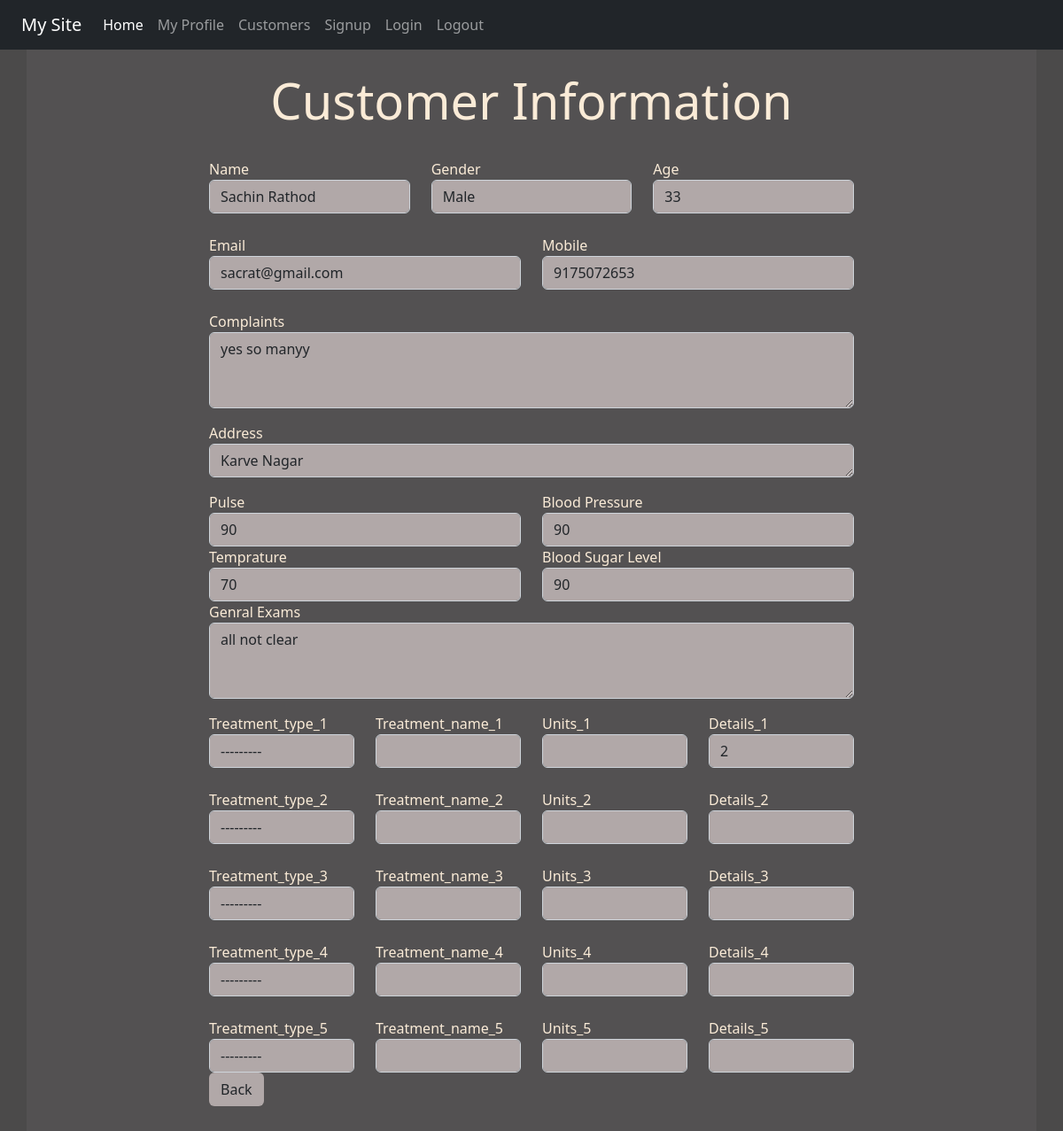
The app's page /customerall/3 (signed in) with its own data.
### reg/models.py (models this page shows, shortened)
class Customer(models.Model):
    Treatment_Choices = (
        ('Injection','Injection'),('Medicines/Capsules','Medicines/Capsules'),('Syrup' , 'Syrup'),('Tube','Tube')
        )
    GENDER_CHOICES = (
        ('M', 'Male'),
        ('F', 'Female'),
        ('T', 'Transgender')
    )
    name = models.CharField(max_length=25,null=True)
    age = models.IntegerField(null=True)
    gender = models.CharField(max_length=1, choices=GENDER_CHOICES,null=True)
    email = models.EmailField(max_length=25,null=True)
    mobile = models.IntegerField(null=True)
    address = models.CharField(max_length=100,null=True)
    city = models.CharField(max_length=10,null=True)
    complaints = models.CharField(max_length=100,null=True)
    pulse = models.CharField(max_length=10,null=True)
    blood_pressure = models.CharField(max_length=10,null=True)
    temprature = models.CharField(max_length=10,null=True)
    blood_suger_level = models.CharField(max_length=10,null=True)
    genral_exams = models.CharField(max_length=100)
    treatment_type_1 = models.CharField(max_length=100, choices=Treatment_Choices,null=True)
    treatment_name_1 = models.CharField(max_length=100,null=True)
    units_1 = models.IntegerField(null=True)
    details_1 = models.CharField(max_length=90)
    treatment_type_2 = models.CharField(max_length=100, choices=Treatment_Choices,null=True)
    treatment_name_2 = models.CharField(max_length=100,null=True)
    units_2 = models.IntegerField(null=True)
    details_2 = models.CharField(max_length=90,null=True)
    treatment_type_3 = models.CharField(max_length=100, choices=Treatment_Choices,null=True)
    treatment_name_3 = models.CharField(max_length=100,null=True)
    units_3 = models.IntegerField(null=True)
    details_3 = models.CharField(max_length=90,null=True)
    treatment_type_4 = models.CharField(max_length=100, choices=Treatment_Choices,null=True)
    treatment_name_4 = models.CharField(max_length=100,null=True)
    units_4 = models.IntegerField(null=True)
    details_4 = models.CharField(max_length=90,null=True)
    treatment_type_5 = models.CharField(max_length=100, choices=Treatment_Choices,null=True)
    treatment_name_5 = models.CharField(max_length=100,null=True)
    units_5 = models.IntegerField(null=True)
    details_5 = models.CharField(max_length=90,null=True)
    treatment_type_6 = models.CharField(max_length=100, choices=Treatment_Choices,null=True)
    treatment_name_6 = models.CharField(max_length=100,null=True)
    units_6 = models.IntegerField(null=True)
    details_6 = models.CharField(max_length=90,null=True)
    class Meta:
        ordering = ['name']

### reg/views.py (the view)
# urls.py: path('customerall/<int:id>', views.Customers_all, name='viewdata_all'),
def Customers_all(request, id):
    if request.user.is_authenticated:
        pi = Customer.objects.get(pk=id)
        fmm = CustomerReg(instance=pi)
        return render(request, 'reg/customer_all.html',{ 'formm':fmm})
    else:
        return HttpResponseRedirect('/login/')

### reg/templates/reg/customer_all.html (shortened to what this page needs)
{% extends 'reg/base.html' %}
{% block content %}
<div class="jumbotron jumbotron-fluid jumbo-color">
    <div class="container">
        <br>
        <h1 class="text-center display-4 font-weight-bold">Customer Information </h1>
         <br>
        <div class="col-sm-8 offset-2">
            <form action="" method="POST">
                <div class="row">
                    <div class="col-md-4">Name {{formm.name}}</div>
                    <div class="col-md-4">Gender{{formm.gender}}</div>
                    <div class="col-md-4">Age{{formm.age}}</div>
                </div><br>
                <div class="row">
                    <div class="col-md-6">Email{{formm.email}}</div>
                    <div class="col-md-6">Mobile{{formm.mobile}}</div>
                </div><br>
                <div>
                    <p>Complaints{{formm.complaints}}</p>
                    <p>Address {{formm.address}}</p>
                    <div class="row">
                        <div class="col-md-6">Pulse {{formm.pulse}}</div>
                        <div class="col-md-6">Blood Pressure {{formm.blood_pressure}}</div>
                    </div>
                    <div class="row">
                        <div class="col-md-6">Temprature {{formm.temprature}}</div>
                        <div class="col-md-6">Blood Sugar Level {{formm.blood_suger_level}}</div>
                    </div>
                    <p>Genral Exams {{formm.genral_exams}}</p>
                </div>
                <div class="row">
                    <div class="col-md-3">Treatment_type_1 {{formm.treatment_type_1}}</div>
                    <div class="col-md-3">Treatment_name_1 {{formm.treatment_name_1}}</div>
                    <div class="col-md-3">Units_1 {{formm.units_1}}</div>
                    <div class="col-md-3">Details_1 {{formm.details_1}}</div>
                </div>
                <br>
                <div class="row">
                    <div class="col-md-3">Treatment_type_2 {{formm.treatment_type_2}}</div>
                    <div class="col-md-3">Treatment_name_2 {{formm.treatment_name_2}}</div>
                    <div class="col-md-3">Units_2 {{formm.units_2}}</div>
                    <div class="col-md-3">Details_2 {{formm.details_2}}</div>
                </div>
                <br>
                <div class="row">
                    <div class="col-md-3">Treatment_type_3 {{formm.treatment_type_3}}</div>
                    <div class="col-md-3">Treatment_name_3 {{formm.treatment_name_3}}</div>
                    <div class="col-md-3">Units_3 {{formm.units_3}}</div>
                    <div class="col-md-3">Details_3 {{formm.details_3}}</div>
                </div>
                <br>
                <div class="row">
                    <div class="col-md-3">Treatment_type_4 {{formm.treatment_type_4}}</div>
                    <div class="col-md-3">Treatment_name_4 {{formm.treatment_name_4}}</div>
                    <div class="col-md-3">Units_4 {{formm.units_4}}</div>
                    <div class="col-md-3">Details_4 {{formm.details_4}}</div>
                </div>
                <br>
                <div class="row">
                    <div class="col-md-3">Treatment_type_5 {{formm.treatment_type_5}}</div>
                    <div class="col-md-3">Treatment_name_5 {{formm.treatment_name_5}}</div>
                    <div class="col-md-3">Units_5 {{formm.units_5}}</div>
                    <div class="col-md-3">Details_5 {{formm.details_5}}</div>
                </div>
            </form>
            <div><a  href="{% url 'customer' %}" class="btn tablecolor1" >Back</a></div>
            <br>
            <br>
        </div>
    </div>
</div>
{% endblock content %}

### reg/static/reg/css/style.css (style rules this page uses)
body { background-color:rgb(75,74,74); color: antiquewhite; }
.jumbo-color { background-color:rgb(83,81,82); }
.form-control { background-color: rgb(177, 168, 168); }
.tablecolor1 { background-color: rgb(177, 168, 168) }

### records on screen
Customer: name "Sachin Rathod", gender "Male", age "33", email "sacrat@gmail.com", mobile "9175072653", complaints "yes so manyy", address "Karve Nagar", pulse "90", blood_pressure "90", temprature "70", blood_suger_level "90", genral_exams "all not clear", treatment_type_1 "---------", details_1 "2", treatment_type_2 "---------", treatment_type_3 "---------", treatment_type_4 "---------", treatment_type_5 "---------"
